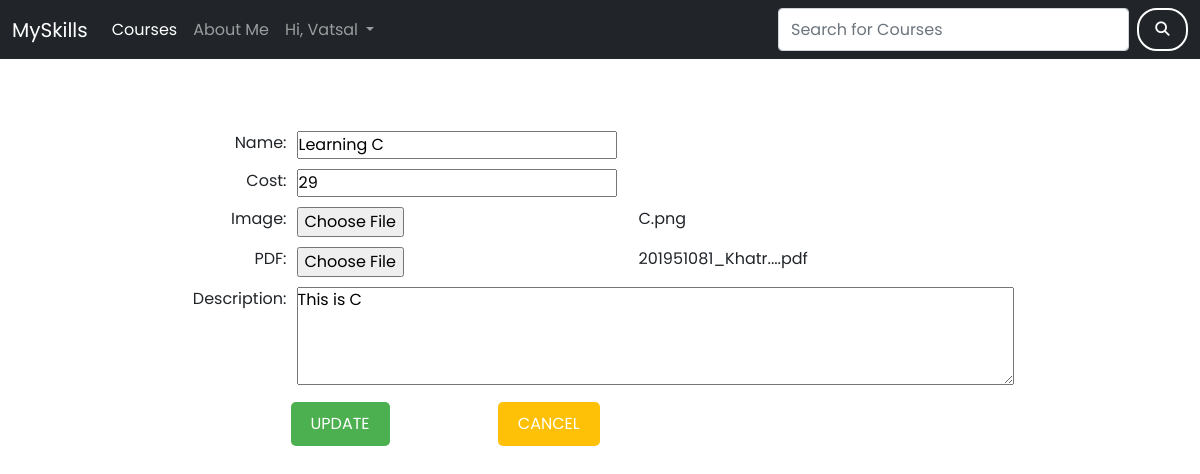
The app's page /courses/4/update/ (signed in), older data.
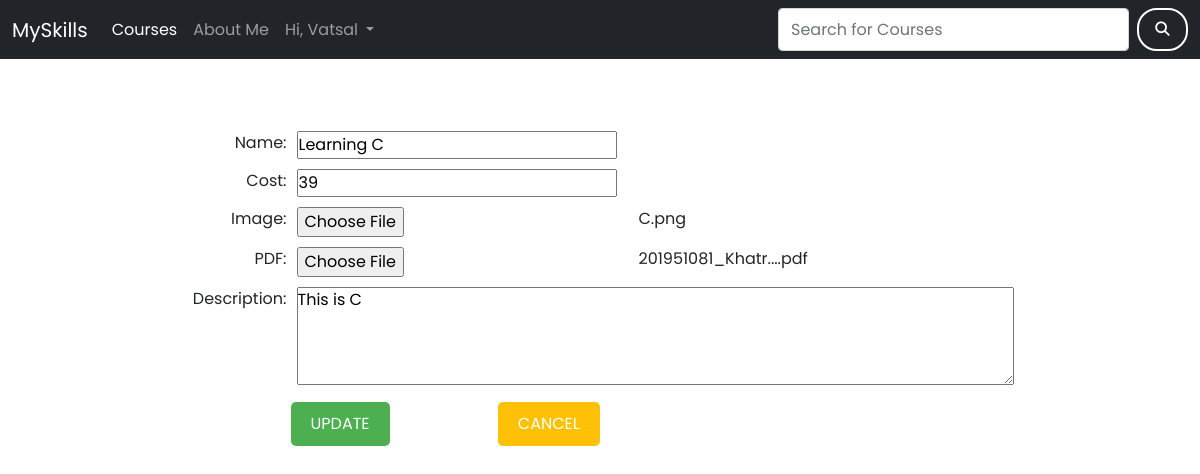
The same page, newer data.
### courses/models.py (models this page shows, shortened)
class Course(models.Model):
    name = models.CharField(max_length=200)
    cost = models.IntegerField()
    img = models.ImageField(upload_to="img/")
    description = models.TextField(max_length=150)
    added = models.DateTimeField(auto_now_add=True, blank=True)
    last_modified = models.DateTimeField(auto_now=True, blank=True)
    pdf_file = models.FileField(
        storage=FileSystemStorage(location=settings.MEDIA_ROOT),
        upload_to="pdf/",
        default=None)
    class Meta:
        ordering = ['-last_modified']

### courses/views.py (the view, shortened to what this page needs)
# urls.py: path('courses/<int:pk>/update/',views.update_course,name='update'),
def update_course(request, pk):
    if not request.user.is_authenticated or not request.user.is_superuser:
        messages.error(request,"You are not authorised")
        return redirect('courses')
    try:
        course = Course.objects.get(pk=pk)
        img_file_name = course.img.name.split("/")[-1]
        pdf_file_name = course.pdf_file.name.split("/")[-1]
        pdf_file_name, extension1 = os.path.splitext(pdf_file_name)
        pdf_file_name = truncate_text(pdf_file_name, 15) + extension1
        img_file_name, extension2 = os.path.splitext(img_file_name)
        img_file_name = truncate_text(img_file_name, 15) + extension2
        context = {
            "course": course,
            "pdf_file_name": pdf_file_name,
            "img_file_name": img_file_name
        }
        return render(request, 'courses/course_update.html', context)
    except Course.DoesNotExist:
        messages.error(request,"Invalid link")
        return redirect("courses")

### courses/views.py (called while the page is built)
def truncate_text(text, max_length):
    if len(text) > max_length:
        truncated_text = text[:max_length] + "..."
    else:
        truncated_text = text
    return truncated_text

### courses/templates/courses/course_update.html (shortened to what this page needs)
{% extends 'courses/base.html' %}
{% load static %}
{% block content %}
    <br/><br/><br/>
    <div class="form-container">
        <form method="post" enctype="multipart/form-data" action="{% url 'update' course.pk %}">
            <div class="form-field">
                <label for="name">Name:</label>
                <input type="text" id="name" name="name" value="{{ course.name }}" required>
            </div>
            <div class="form-field">
                <label for="cost">Cost:</label>
                <input type="number" id="cost" name="cost" min="0" value="{{ course.cost }}" required>
            </div>
            <div class="form-field">
                <label for="uploadimg">Image:</label>
                <input type="file" id="uploadimg" name="uploadimg" class="file-img-update">
                <span>{{img_file_name|safe}}</span>
            </div>
            <div class="form-field">
                <label for="pdfupload">PDF:</label>
                <input type="file" id="pdfupload" name="pdfupload" class="file-pdf-update">
                <span>{{pdf_file_name|safe}}</span>
            </div>
            <div class="form-field">
                <label for="description">Description:</label>
                <div class="textarea-container">
                    <textarea id="description" name="description" rows="4" cols="50" required>{{ course.description }}</textarea>
                </div>
            </div>
            <button type="submit" class="submit-button" name="update-button" value="update">Update</button>
            <button type="submit" class="cancel-button" name="update-button" value="cancel">Cancel</button>
        </form>
    </div>
{% endblock %}

Row changes from the older to the newer data that the page shows:
changed Course "Learning C": cost "29" → "39"
